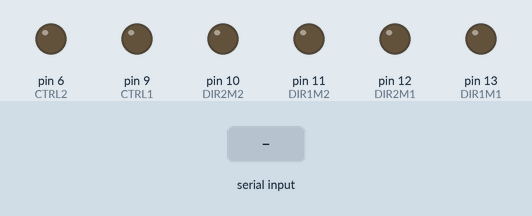
Recording of a sketch running on a simulated Arduino Uno, built with avr-gcc and run on an emulated ATmega328P. Shown: output pins drawn as LEDs (lit = HIGH). The test bench sets the inputs (shaded band).

Above: at 1.2 s.
1.3 s: "F" received over the second serial link
At 1.9 s:
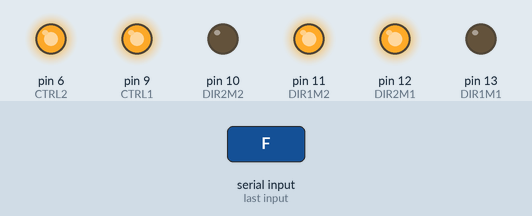
2.8 s: "S" received over the second serial link
At 4.0 s:
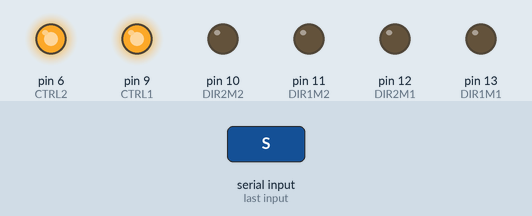
4.3 s: "B" received over the second serial link
At 5.4 s:
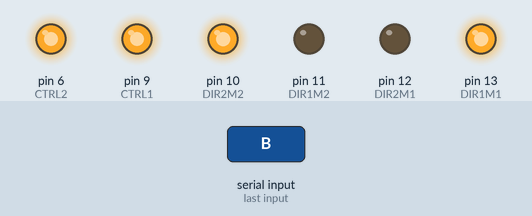
5.8 s: "R" received over the second serial link
At 6.5 s:
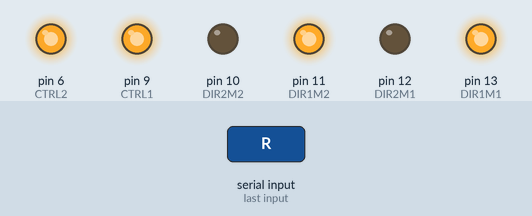
7.3 s: "L" received over the second serial link
At 7.7 s:
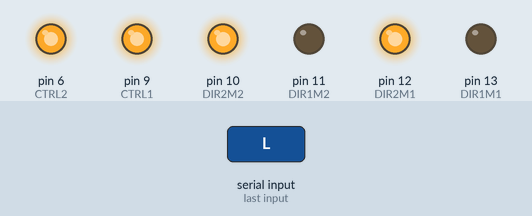
Timing chart, 0 to 9.8 s (numbered marks = the images above; inputs shaded):
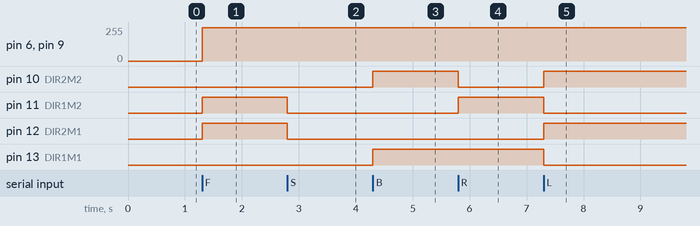

The sketch:

bot4.ino
```cpp
#include <SoftwareSerial.h>
SoftwareSerial mySerial(7,8);//(TX,RX)

int STATE = 0;
int flag = 0;
int ledflag=0;
int temptime=0;
int DIST1,DIST2;
int TRIG1 = 2;
int ECHO1 = 3;
int TRIG2 = 4;
int ECHO2 = 5;
const byte CTRL1=9;
const byte CTRL2=6;
const byte DIR1M1 = 13;
const byte DIR2M1 = 12;

const byte DIR1M2 = 11;
const byte DIR2M2 = 10;
/////////////////////
char SERIAL_TEXT[50]; //var text serial

void cekBluetooth()
{
  mySerial.listen();
  while (mySerial.available() > 0) {
    char inByte = mySerial.read();
    Serial.println(inByte);
  }
}


void setup() {

  pinMode(A0,INPUT);
  pinMode(A1,INPUT);
  pinMode(TRIG1,OUTPUT);
  pinMode(ECHO1,INPUT);
  pinMode(TRIG2,OUTPUT);
  pinMode(ECHO2,INPUT);
  pinMode(DIR1M1,OUTPUT);
  pinMode(DIR2M1,OUTPUT);

  pinMode(DIR1M2,OUTPUT);
  pinMode(DIR2M2,OUTPUT);
  /////////////

  Serial.begin(9600);
  mySerial.begin(9600);
}

void loop() {

  //cekBluetooth();
  //if (analogRead(A1)>1000) STATE = 1;
  //else
  //{
   // STATE = 0;
    //flag=0;
  //}
  //Serial.print(analogRead(A1));
  //Serial.print(' ');
  //Serial.println(STATE);
  if(STATE!=1) play();
  else
  {
    DIST1 = ultra(TRIG1,ECHO1);
    DIST2 = ultra(TRIG2,ECHO2);
    Serial.print(DIST1);
    Serial.print(' ');
    Serial.println(DIST2);
    //DIST2 = ultra(TRIG2);
    //parking(DIST1,DIST2);
    //stable();
  }

}
void play()
{
 char inByte;
 while (mySerial.available() <= 0) {}
 inByte = mySerial.read();
 //Serial.println(inByte);
 if(inByte=='S') stable();
 else if(inByte=='F') front();
 else if(inByte=='B') back();
 else if(inByte=='R') left();
 else if(inByte=='L') right();

}
void stable()
{
  digitalWrite(DIR1M1,LOW);
  digitalWrite(DIR2M1,LOW);

  digitalWrite(DIR1M2,LOW);
  digitalWrite(DIR2M2,LOW);

}
void front()
{
 analogWrite(CTRL1,250);
 analogWrite(CTRL2,250);
 digitalWrite(DIR1M1,LOW);
 digitalWrite(DIR2M1,HIGH);

 digitalWrite(DIR1M2,HIGH);
 digitalWrite(DIR2M2,LOW);

}
void back()
{
  analogWrite(CTRL1,250);
 analogWrite(CTRL2,250);
  digitalWrite(DIR1M1,HIGH);
  digitalWrite(DIR2M1,LOW);

  digitalWrite(DIR1M2,LOW);
  digitalWrite(DIR2M2,HIGH);

}

void right()
{analogWrite(CTRL1,250);
 analogWrite(CTRL2,250);
 digitalWrite(DIR1M1,LOW);
 digitalWrite(DIR2M1,HIGH);

 digitalWrite(DIR1M2,LOW);
 digitalWrite(DIR2M2,HIGH);

}
void left()
{
  analogWrite(CTRL1,250);
 analogWrite(CTRL2,250);
 digitalWrite(DIR1M1,HIGH);
 digitalWrite(DIR2M1,LOW);

 digitalWrite(DIR1M2,HIGH);
 digitalWrite(DIR2M2,LOW);

}
void parking(int d1,int d2)
{

    if(((d1<0 || d1 >50)&& flag ==0)||(d2>21 && flag == 0))
   {
      analogWrite(CTRL1,250);
      analogWrite(CTRL2,50);
      front();
          indicator();

   }

  else if((d1 <= 50 && d1 > 0 && flag<=4)||(d2 <= 21 && flag <=4))
  {

  flag= flag + 1;
  if(flag==4)parkmove();
          indicator();

  }
  else
  {
    stable();
  }

}
int ultra(int TRIG,int ECHO)
{
  digitalWrite(TRIG,HIGH);
  delay(10);
  digitalWrite(TRIG,LOW);
  int dur1 =pulseIn(ECHO,HIGH);
  int DIST = (dur1/2)/2.91;
  return DIST;
}

void parkmove()
{

  analogWrite(CTRL1,250);
  analogWrite(CTRL2,250);
  left();
  delay(1000);

  analogWrite(CTRL1,210);
  analogWrite(CTRL2,210);
  front();
  delay(1000);
}

void indicator()
{
  long int deltasec=millis() - temptime;
  if(deltasec%2000 >=1000)
    analogWrite(A2,255);
  else if(deltasec%2000<=1000)
    analogWrite(A2,LOW);
}
```

Measured:
- after the input at 1.3 s, pin 6 (CTRL2), pin 9 (CTRL1): 0/255 → 250/255 at once; pin 11 (DIR1M2), pin 12 (DIR2M1): LOW → HIGH at once
- after the input at 2.8 s, pin 11 (DIR1M2), pin 12 (DIR2M1): HIGH → LOW at once
- after the input at 4.3 s, pin 10 (DIR2M2), pin 13 (DIR1M1): LOW → HIGH at once
- after the input at 5.8 s, pin 10 (DIR2M2): HIGH → LOW at once; pin 11 (DIR1M2): LOW → HIGH at once
- after the input at 7.3 s, pin 10 (DIR2M2), pin 12 (DIR2M1): LOW → HIGH at once; pin 11 (DIR1M2), pin 13 (DIR1M1): HIGH → LOW at once
